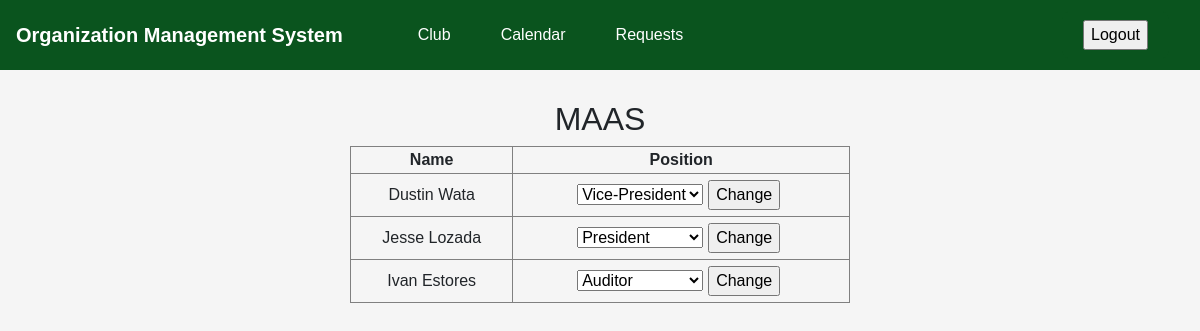
Before: /faculty/club/club_details.php?club_name=MAAS with the older database file.
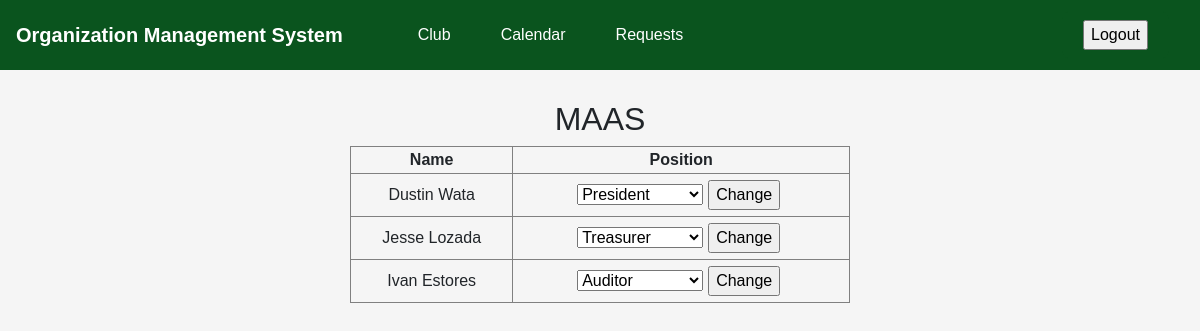
After: the same page with the newer database file.
### tables this page shows
CREATE TABLE `student` (
  `student_id` int(10) NOT NULL,
  `first_name` varchar(255) NOT NULL,
  `last_name` varchar(255) NOT NULL,
  `course` int(10) NOT NULL,
  `club` int(10) DEFAULT NULL,
  `position` int(10) NOT NULL
);

CREATE TABLE `position` (
  `position_id` int(10) NOT NULL,
  `position_name` varchar(255) NOT NULL
);

### faculty/club/club_details.php (the view, shortened to what this page needs)
<!DOCTYPE html>
<html lang="en">
<head>
  <link href="https://maxcdn.bootstrapcdn.com/bootstrap/4.5.2/css/bootstrap.min.css" rel="stylesheet">
</head>
<body>
<?php
	$club_name = $_GET['club_name'];
	echo "<h2>".$club_name."</h2>";
?>
 <table border="1" style="margin: auto; width: 500px;">
        <tr>
            <th>Name</th>
            <th>Position</th>
        </tr>
<?php
		$club_name = $_GET['club_name'];
        $servername = "localhost";
        $username = "root";
        $password = "";
        $dbname = "website_project";
        $conn = new mysqli($servername, $username, $password, $dbname);
        $sql = "SELECT student.first_name, student.last_name, position.position_id, position.position_name FROM student
		INNER JOIN club ON club.club_id = student.club
		INNER JOIN position ON position.position_id = student.position
		WHERE club.club_name = '$club_name'";
        $result = $conn->query($sql);
        if ($result->num_rows > 0) {
            while ($row = $result->fetch_assoc()) {
                echo "<tr>";
                echo "<td>" . $row['first_name'] . " " . $row['last_name'] . "</td>";
                echo "<td>";
                echo "<form method='post' action='club_details.php?club_name=".$club_name."'>";
                echo "<select name='new_position'>";
                echo "<option value=".$row['position_name'].">". $row['position_name']."</option>";
                echo "</select>";
                echo "<input style='margin-left: 50px;margin: 5px;'type='submit' value='Change'>";
                echo "</form>";
                echo "</td>";
                echo "</tr>";
            }
        } else {
            echo "No students";
        }
?>
    </table>
</body>
</html>

Changed rows visible on the page:
changed student "Dustin": new_position "Vice-President" → "President"
changed student "Jesse": new_position "President" → "Treasurer"
